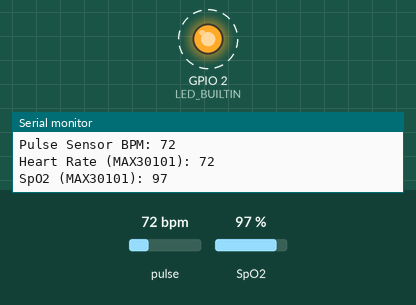
Simulated run of this sketch. Board: ESP8266 (NodeMCU). Shown: output pins drawn as LEDs (lit = HIGH, except the on-board LED, lit = LOW), the last lines printed to the serial monitor. Dashed ring = blinking. The test bench sets the inputs (shaded band); at power-on: pulse 72 bpm, SpO2 97 %. WiFi joins after 1.5 s; servers stay silent unless stated.

Above: at 2.7 s.
2.8 s: pulse set to 83 bpm
6.3 s: pulse set to 86 bpm
At 7.2 s:
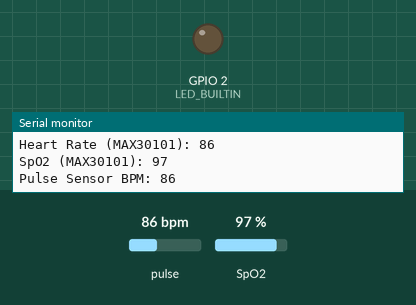
7.8 s: pulse set to 70 bpm
At 9.1 s:
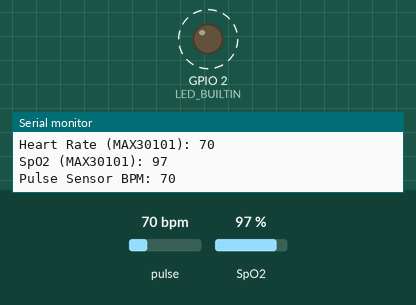
11.3 s: pulse set to 100 bpm
At 12.4 s:
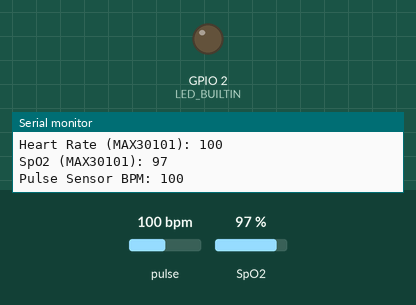
Timing chart, 0 to 13.9 s (numbered marks = the images above; inputs shaded):
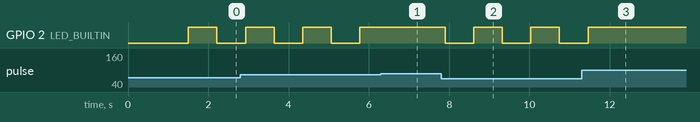

The sketch:

ProjectCode2024G5.ino
```cpp
#include <ESP8266WiFi.h> //ESP8266 wifi library
#include <Wire.h> //wire library for I2C connection with MAX30101
#include <AdafruitIO_WiFi.h> //Adafruit IO library for API connectiona and display
#include "MAX30105.h" // MAX sensor library, this also works for the MAX30101
#include "spo2_algorithm.h" //Algorithm to get Sp02 measurements from the MAX30101
#include <PulseSensorPlayground.h> //Pulse sensor function library

// Adafruit IO Configuration
#define IO_USERNAME    "Your IO username here"  // Adafruit username definition
#define IO_KEY         "put IO key here" // Adafruit password definition

// WiFi credentials
#define WIFI_SSID "Cisco54191" //Wifi SSID definition
#define WIFI_PASS "ABCD1234" //Wifi Password definition

// Create the Adafruit IO client
AdafruitIO_WiFi io(IO_USERNAME, IO_KEY, WIFI_SSID, WIFI_PASS); // Creates the adafruit client with your four definitions

AdafruitIO_Feed *heartRateFeedMAX30101 = io.feed("heart-rate-max30101"); //Creates feed for MAX30101 heart rate
AdafruitIO_Feed *heartRateFeedPulseSensor = io.feed("heart-rate-pulsesensor"); //Creates feed for Pulse Sensor heart rate
AdafruitIO_Feed *spo2Feed = io.feed("spo2"); //Creates feed for MAX30101 Sp02

// MAX30101 setup
MAX30105 particleSensor;
#define MAX_BRIGHTNESS 60 //lowered from 100

// Pulse Sensor setup
PulseSensorPlayground pulseSensor;
const int pulsePin = A0; // Pin for the pulse sensor signal connection
int bpm = 0;             // BPM value from the pulse sensor
int threshold = 400;     // Threshold for the pulse sensor (modify as needed, 550 is the standard, we used 400)

// Buffers for MAX30101 data
#define MAX_BUFFER_SIZE 50 //reduced buffer size from 100 for quicker calculations
uint32_t irBuffer[MAX_BUFFER_SIZE];
uint32_t redBuffer[MAX_BUFFER_SIZE];
int bufferLength = MAX_BUFFER_SIZE;
int32_t heartRateMAX30101 = 0;
int32_t spo2 = 0;
int8_t validHeartRate = 0;
int8_t validSPO2 = 0;

// Timing variables
unsigned long lastPublishTime = 0;         // Last time data was published
const unsigned long publishInterval = 5000; // Publish interval (5 seconds)
unsigned long lastCalculationMillis = 0;  // Last time calculations were done
const unsigned long calculationInterval = 200; // Interval for calculations (200ms)

void setup() {
    Serial.begin(115200); //communcation baud rate for serial monitor

    // Connect to Wi-Fi
    connectToWiFi();

    // Connect to Adafruit IO
    connectToAdafruitIO();

    // Initialize MAX30101 sensor
    if (!particleSensor.begin()) {
        Serial.println("MAX30101 not found!"); //prints if the sensor is not initialized properly
        while (1);
    }
    particleSensor.setup(MAX_BRIGHTNESS, 4, 2, 100, 411, 4096); //These brightness variables conform to the analog reading from your finger.

    // Initialize Pulse Sensor
    pulseSensor.analogInput(pulsePin);
    pulseSensor.blinkOnPulse(LED_BUILTIN); // Blink onboard LED with heartbeat
    pulseSensor.setThreshold(threshold);
    if (pulseSensor.begin()) {
        Serial.println("PulseSensor initialized!");
    }
}

void loop() {
    unsigned long currentMillis = millis();

    // Check for a heartbeat from the Pulse Sensor
    if (pulseSensor.sawStartOfBeat()) {
        bpm = pulseSensor.getBeatsPerMinute();
        Serial.print("Pulse Sensor BPM: ");
        Serial.println(bpm);
    }

    // Perform MAX30101 calculations every 200ms
    if (currentMillis - lastCalculationMillis >= calculationInterval) {
        lastCalculationMillis = currentMillis;

        // Read MAX30101 data for heart rate and SpO2 calculations
        for (int i = 0; i < bufferLength; i++) {
            redBuffer[i] = particleSensor.getRed();
            irBuffer[i] = particleSensor.getIR();
            particleSensor.nextSample();
        }
        maxim_heart_rate_and_oxygen_saturation(irBuffer, bufferLength, redBuffer, &spo2, &validSPO2, &heartRateMAX30101, &validHeartRate);
    }

    // Publish data to Adafruit IO every 5 seconds
    if (millis() - lastPublishTime >= publishInterval) {
        lastPublishTime = millis();

        heartRateFeedMAX30101->save(heartRateMAX30101); // how the feed data is saved
        heartRateFeedPulseSensor->save(bpm); // how the fooed data is saved
        spo2Feed->save(spo2); // how the feed data is saved.

        Serial.println("Data published to Adafruit IO."); //this should correspond with a change on your dashboard/feeds on Adafruit IO
    }

    // Run Adafruit IO
    io.run();

    // Debugging on the serial monitor so we can see what is working properly
    Serial.print("Heart Rate (MAX30101): ");
    Serial.println(heartRateMAX30101);
    Serial.print("SpO2 (MAX30101): ");
    Serial.println(spo2);
}

// Helper function to connect to Wi-Fi
void connectToWiFi() {
    unsigned long startAttemptTime = millis();
    WiFi.begin(WIFI_SSID, WIFI_PASS);
    while (WiFi.status() != WL_CONNECTED && millis() - startAttemptTime < 10000) {
        delay(500);
        Serial.print(".");
    }

    if (WiFi.status() == WL_CONNECTED) {
        Serial.println("Connected to WiFi!");
    } else {
        Serial.println("WiFi connection failed. Continuing...");
    }
}

// Helper function to connect to Adafruit IO
void connectToAdafruitIO() {
    io.connect();
    while (io.status() < AIO_CONNECTED) {
        Serial.print(".");
        delay(1000);
    }
    Serial.println("Connected to Adafruit IO!");
}
```

Measured:
- the behaviour switches between 84 and 85 bpm on pulse (found by bisection; images 0 and 1)
- after the input at 6.3 s, GPIO 2 (LED_BUILTIN): stays HIGH (without the input it goes to LOW after 0.18 s)
- after the input at 7.8 s, GPIO 2 (LED_BUILTIN): alternates HIGH for 0.71 s and LOW for 0.71 s, starting after 0.10 s
- after the input at 11.3 s, GPIO 2 (LED_BUILTIN): goes on until 11.5 s, then stays HIGH
- by itself, GPIO 2 (LED_BUILTIN): alternates HIGH for 0.71 s and LOW for 0.71 s
